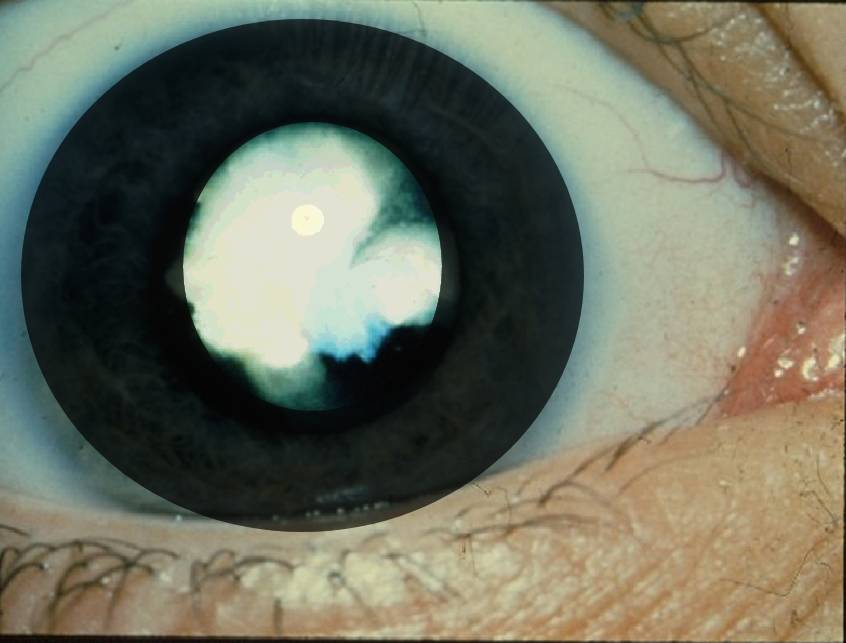
#> input picture phase 2 Types/Sift_statistics/Dataset/eye3a.jpg, 846 x 643 px; its folder holds only this picture in this run
$ jupyter execute preprocess_extract_pupil_40.ipynb
#> lines starting #> are read from the running program, lines starting #| are printed output that depends on the picture; after the words box and inside, x2 and y2 are one past the last pixel; in counts of white or black regions, pixels touching at a corner belong together
[cell 1]
import os
subdirs = [x[0] for x in os.walk('dataset')]
print(subdirs)

[cell 2]
from os import listdir
from os.path import isfile, join
file_names=[]
for sub_dir in subdirs:
    if sub_dir == 'dataset\\normal_png':
        continue
    mypath = sub_dir
    sub_folder_file_names = [mypath+"/"+f for f in listdir(mypath) if isfile(join(mypath, f))]
    file_names += sub_folder_file_names

print(str(len(file_names)) + ' images loaded')

[cell 3]
import cv2
import numpy as np
import math
from matplotlib import pyplot as plt
size=100
hei=[]
wei=[]
c=0
for filename in file_names:
    img=cv2.imread(filename)
#> img is the input picture: shape (643, 846, 3); mean B, G, R 95.6, 112.5, 110.3
    img = cv2.resize(img, (size, size), interpolation = cv2.INTER_AREA)
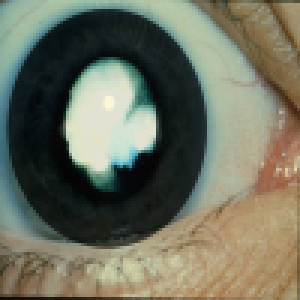
#> img: shape (100, 100, 3) (shown 3 times larger); mean B, G, R 95.5, 112.5, 110.3
    oimg=img.copy()
    kernel=np.ones((3,3),np.uint8)
    cimg = cv2.cvtColor(img,cv2.COLOR_BGR2GRAY)
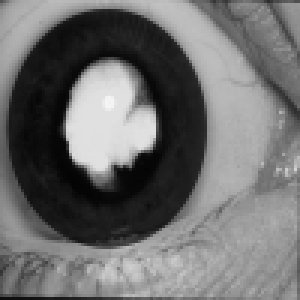
#> cimg: shape (100, 100) (shown 3 times larger); min 4, max 245, mean 109.9
    #80 30
    clahe = cv2.createCLAHE(clipLimit = 5)
    final_img = clahe.apply(cimg) + 30
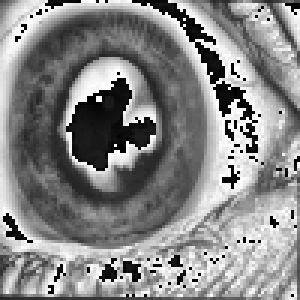
#> final_img: shape (100, 100) (shown 3 times larger); min 0, max 255, mean 134.5
    # 80 33 for clahe size 80
    #80 42 for 100
    circles = cv2.HoughCircles(final_img,cv2.HOUGH_GRADIENT,1,20,param1=80,param2=42,minRadius=0,maxRadius=0)
#> circles = [[45.5, 56.5, 41.4], [26.5, 40.5, 30.1], [72.5, 58.5, 26.7], [44.5, 31.5, 17.2]]
    if circles is not None:
        c+=1
        detect_circles = np.uint16(np.around(circles))
#> detect_circles = [[46, 56, 41], [26, 40, 30], [72, 58, 27], [44, 32, 17]]
        max_a=0
        for i in detect_circles[0,:]:
            # draw the outer circle
            ar=int(i[2]*i[2]*math.pi)
            if ar>max_a:
                x=i[0]
                y=i[1]
                r=i[2]
                max_a=ar
#> this loop made 4 passes
#> (ar, x, y, r, max_a) on pass 1: (5281, 46, 56, 41, 5281)
#> (i, ar) on passes 2 to 4: ([26, 40, 30], 2827), ([72, 58, 27], 2290), ([44, 32, 17], 907)
#> after the loop, max_a = 5281; r = 41; x = 46; y = 56
        x=int(x)
        y=int(x)
#> y = 46
        r=int(x)
#> r = 46
        height,width=cimg.shape
#> height = 100; width = 100
        mask = np.zeros((height,width), np.uint8)
        cv2.circle(mask,(x,y),r,(255,255,255),-1)
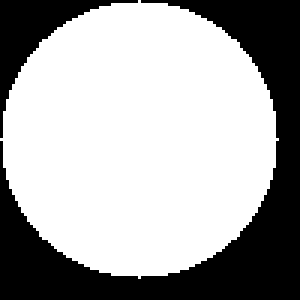
#> mask: shape (100, 100) (shown 3 times larger); 66.2% white; 2 black regions
        masked_data = cv2.bitwise_and(img, img, mask=mask)
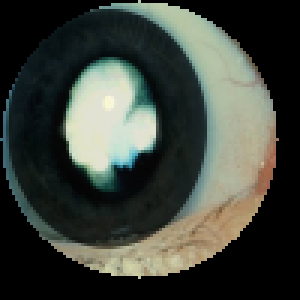
#> masked_data: shape (100, 100, 3) (shown 3 times larger); mean B, G, R 59.6, 67.4, 62.1
        _,thresh = cv2.threshold(mask,1,255,cv2.THRESH_BINARY)

        # Find Contour
        cnt = cv2.findContours(thresh,cv2.RETR_EXTERNAL,cv2.CHAIN_APPROX_SIMPLE)[0]
#> cnt = 1 contour; box (x1, y1, x2, y2) and area: (0, 0, 93, 93) 6494

        #print len(contours)
        x,y,w,h = cv2.boundingRect(cnt[0])
#> x = 0; y = 0; w = 93; h = 93

        # Crop masked_data
        crop = masked_data[y:y+h,x:x+w]
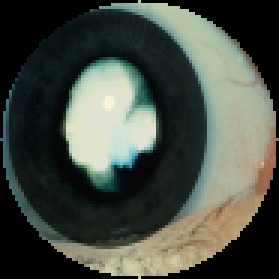
#> crop: shape (93, 93, 3) (shown 3 times larger); mean B, G, R 68.9, 77.9, 71.8
        mild_path="preprocessed_40\mild/"
        severe_path="preprocessed_40\severe/"
        normal_path="preprocessed_40/normal/"
        if filename[8] == 'm':
            print(cv2.imwrite( mild_path+filename[13:] , crop ))
        elif filename[8] == 's':
            print(cv2.imwrite( severe_path+filename[15:] , crop ))
        else:
            print(cv2.imwrite( normal_path+filename[15:] , crop ))
#| True
print(c)

$ run again, on phase 2 Types/Sift_statistics/Dataset/eye5a.jpg
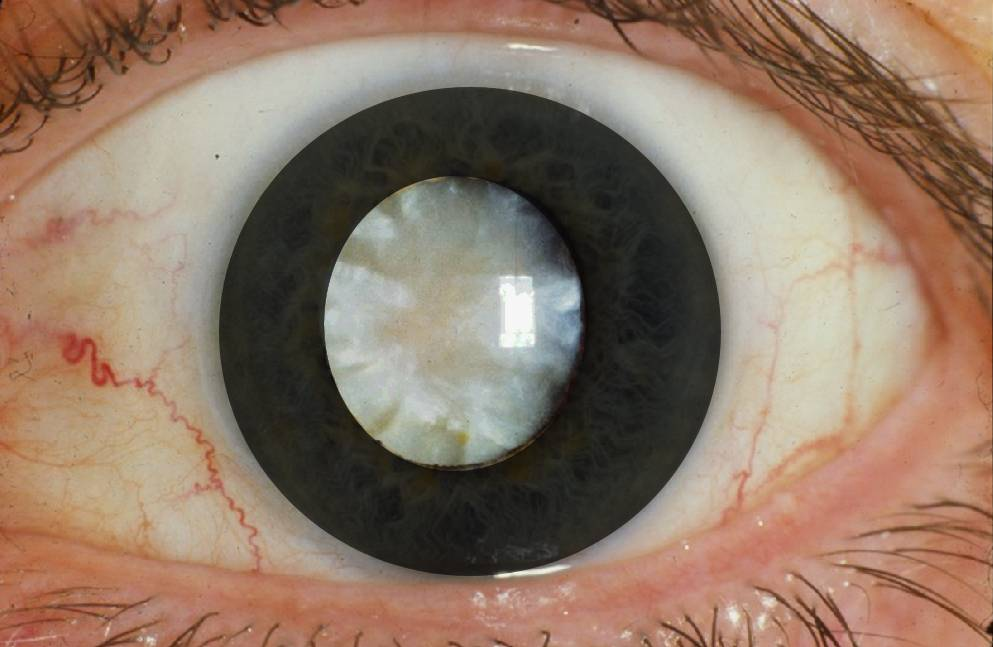
#> input picture phase 2 Types/Sift_statistics/Dataset/eye5a.jpg, 993 x 647 px
#> img is the input picture: shape (647, 993, 3); mean B, G, R 102.3, 120, 143.6
#> img: shape (100, 100, 3)
#> circles = [[56.5, 52.5, 41.4]]
#> detect_circles = [[56, 52, 41]]
#> the loop `for i in detect_circles[0,:]:` made 1 pass
#> (ar, x, y, r, max_a) on pass 1: (5281, 56, 52, 41, 5281)
#> after the loop `for i in detect_circles[0,:]:`: max_a = 5281; r = 41; x = 56; y = 52
#> `y=int(x)`: y = 56
#> `cv2.circle(mask,(x,y),r,(255,255,255),-1)`:
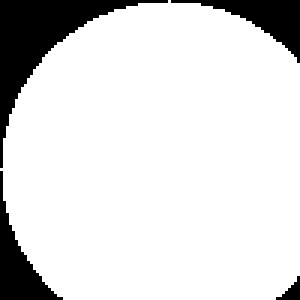
#> mask: shape (100, 100) (shown 3 times larger); 86.5% white; 4 black regions
#> `masked_data = cv2.bitwise_and(img, img, mask=mask)`:
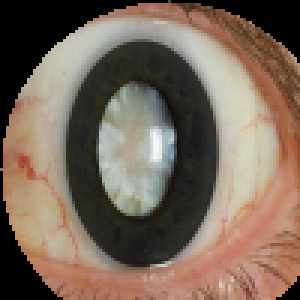
#> masked_data: shape (100, 100, 3) (shown 3 times larger); mean B, G, R 90.9, 104.9, 122
#> cnt = 1 contour; box (x1, y1, x2, y2) and area: (0, 0, 100, 100) 8488
#> `x,y,w,h = cv2.boundingRect(cnt[0])`: x = 0; w = 100
#| True

$ run again, on phase 2 Types/Sift_statistics/Dataset/eye6a.jpg
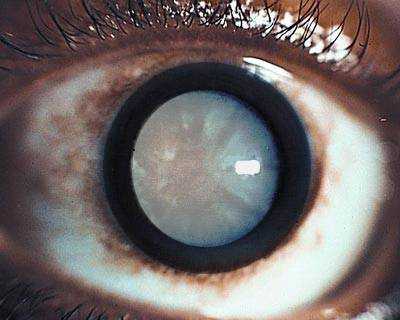
#> input picture phase 2 Types/Sift_statistics/Dataset/eye6a.jpg, 400 x 320 px
#> img is the input picture: shape (320, 400, 3); mean B, G, R 104.1, 105, 113.9
#> img: shape (100, 100, 3)
#> circles = [[26.5, 45.5, 27.5], [73.5, 51.5, 22.3], [50.5, 30.5, 19.1]]
#> detect_circles = [[26, 46, 28], [74, 52, 22], [50, 30, 19]]
#> the loop `for i in detect_circles[0,:]:` made 3 passes
#> (ar, x, y, r, max_a) on pass 1: (2463, 26, 46, 28, 2463)
#> after the loop `for i in detect_circles[0,:]:`: max_a = 2463; r = 28; x = 26; y = 46
#> `y=int(x)`: y = 26
#> `cv2.circle(mask,(x,y),r,(255,255,255),-1)`:
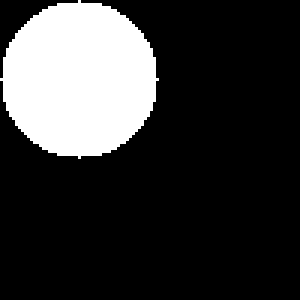
#> mask: shape (100, 100) (shown 3 times larger); 21.2% white; 1 white region
#> cnt = 1 contour; box (x1, y1, x2, y2) and area: (0, 0, 53, 53) 2048
#> `x,y,w,h = cv2.boundingRect(cnt[0])`: x = 0; w = 53
#> `crop = masked_data[y:y+h,x:x+w]`:
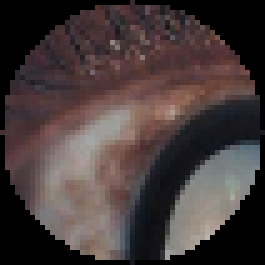
#> crop: shape (53, 53, 3) (shown 5 times larger); mean B, G, R 58.4, 58.5, 69.9
#| True
